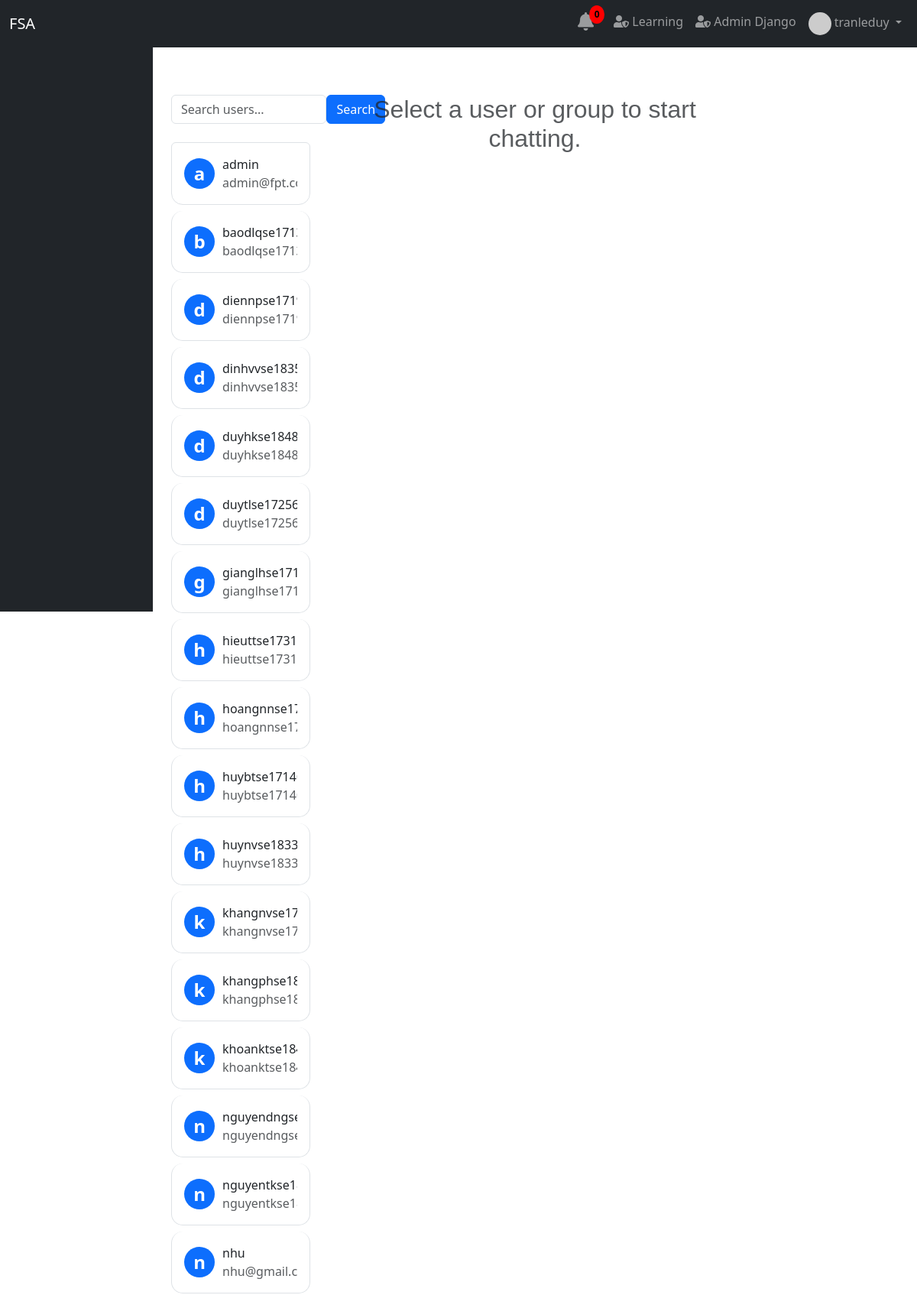
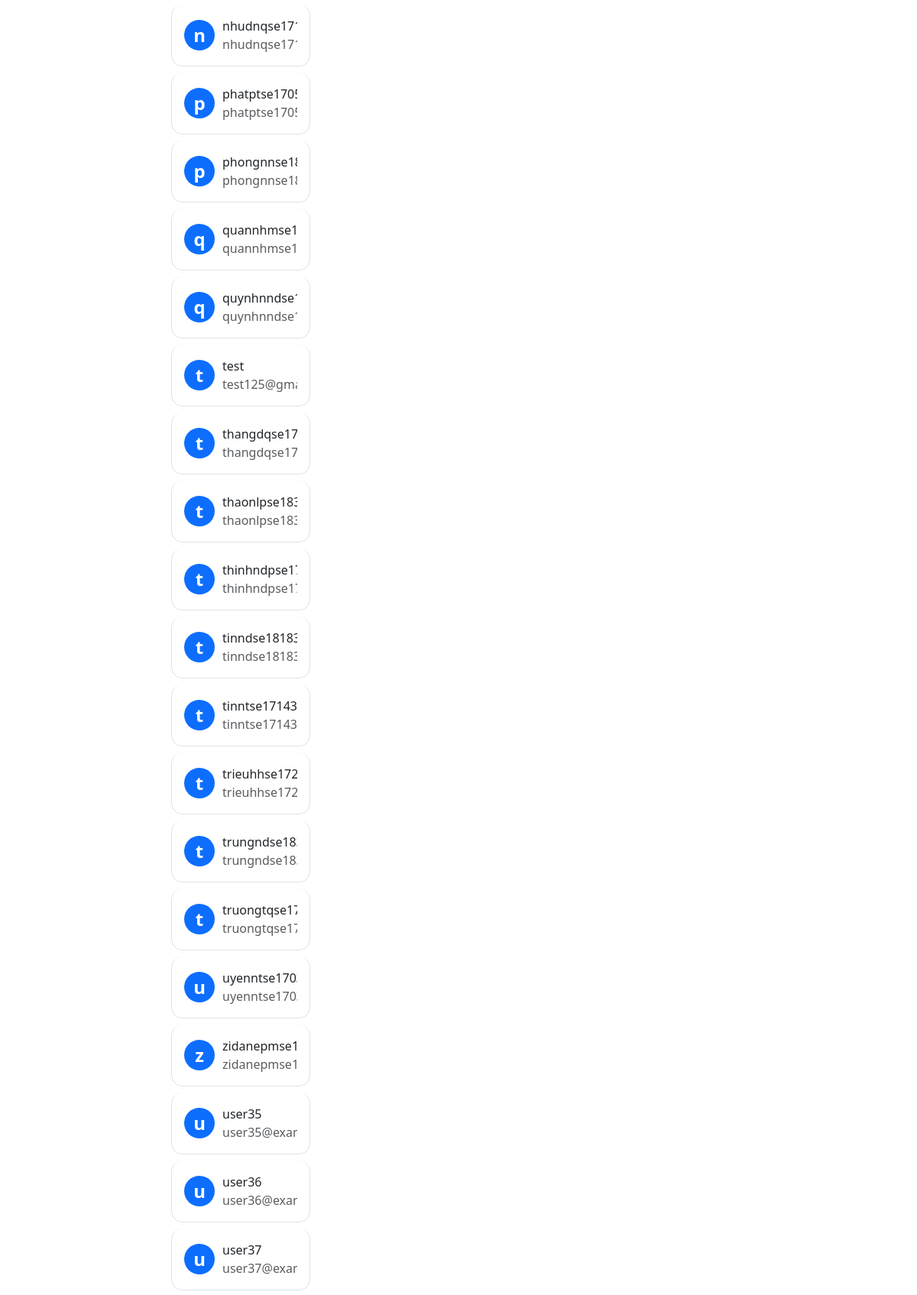
The page /chat/users/ (signed in, upper part) on the database its author committed (2 pictures, top to bottom).
### user/models.py (models this page shows)
class User(AbstractUser):
    date_joined = models.DateTimeField(auto_now_add=True)
    training_programs = models.ManyToManyField(TrainingProgram, blank=True)
    modules = models.ManyToManyField(Module, related_name='assigned_users', blank=True)
    groups = models.ManyToManyField(
        Group,
        blank=True,
        help_text='The groups this user belongs to.',
        verbose_name='groups',
        related_name='custom_user_groups',
    )
    user_permissions = models.ManyToManyField(
        Permission,
        blank=True,
        help_text='Specific permissions for this user.',
        verbose_name='user permissions',
        related_name='custom_user_permissions',
    )

### chat/views.py (the view, shortened to what this page needs)
# urls.py: path('users/', views.chat_view, name='user_list'),  # User list view
def chat_view(request, username=None, group_id=None):
    current_user = request.user  # Get the current logged-in user
    search_query = request.GET.get('q', '').strip()
    if search_query:
        users = User.objects.filter(
            Q(username__icontains=search_query) |
            Q(email__icontains=search_query) |
            Q(first_name__icontains=search_query)| # Assuming full_name exists
            Q(last_name__icontains=search_query)
        ).exclude(id=current_user.id)
    else:
        users = User.objects.exclude(id=current_user.id)
    if search_query:
        group_chats = GroupChat.objects.filter(
            Q(name__icontains=search_query) &
            (Q(created_by=current_user) | Q(members=current_user))
        ).distinct()
    else:
        group_chats = GroupChat.objects.filter(
            Q(created_by=current_user) | Q(members=current_user)
        ).distinct()
    if group_id:
        group = get_object_or_404(GroupChat, id=group_id)
        if current_user not in group.members.all() and group.created_by != current_user:
            return redirect('some_error_page')  # Unauthorized access
        messages = Chat.objects.filter(group=group).order_by('timestamp')
        if request.method == "POST":
            message_text = request.POST.get('message', '').strip()
            if message_text:
                Chat.objects.create(sender=current_user, group=group, message=message_text)
                return redirect('chat:chat_view', group_id=group.id)
        context = {
            'group': group,
            'messages': messages,
            'users': users,
            'group_chats': group_chats,
            'user': current_user  # Pass the current logged-in user
        }
    else:
        context = {
            'users': users,
            'group_chats': group_chats,
            'user': current_user
        }
    return render(request, 'chat/chat_view.html', context)

### chat/templates/chat/chat_view.html (shortened to what this page needs)
{% extends 'base.html' %}
{% block content %}
<div class="container mt-5">
    <div class="row">
        <div class="col-md-3">
            <div class="user-list-container">
                <div class="search-bar mb-4">
                    <form method="GET" action="{% url 'chat:user_list' %}" class="d-flex justify-content-center">
                        <input type="text" name="q" class="form-control w-75" placeholder="Search users..." value="{{ search_query }}">
                        <button type="submit" class="btn btn-primary ml-2">Search</button>
                    </form>
                </div>
                <div class="user-list mb-5">
                    <ul class="list-group">
                        {% for user in users %}
                            <li class="list-group-item d-flex align-items-center justify-content-between py-3">
                                <div class="user-info d-flex align-items-center">
                                    <div class="user-avatar bg-primary text-white rounded-circle d-flex align-items-center justify-content-center mr-3">
                                        {{ user.username|slice:":1" }}
                                    </div>
                                    <div>
                                        <a href="{% url 'chat:chat_view' username=user.username %}" class="text-dark font-weight-bold">
                                            {{ user.username }}
                                        </a>
                                        <div class="text-muted">{{ user.email }}</div>
                                    </div>
                                </div>
                            </li>
                        {% empty %}
                            <li class="list-group-item text-center text-muted">No users found matching your search.</li>
                        {% endfor %}
                    </ul>
                </div>
            </div>
        </div>
        <div class="col-md-6">
            <div class="chat-box-container">
                {% if group %}
                    <h1 class="text-center">{{ group.name }}</h1>
                    <div class="mt-4">
                        <div class="chat-box">
                            <ul class="list-group mb-4">
                                {% for message in messages %}
                                    <li class="list-group-item {% if message.sender == user %}sent{% else %}received{% endif %}">
                                        <div class="message-content">
                                            <strong>{{ message.sender.username }}:</strong>
                                            <p class="message-text">{{ message.message }}</p>
                                            <small class="text-muted">({{ message.timestamp|date:"M d, Y h:i A" }})</small>
                                            {% if message.sender == user %}
                                                <div class="message-actions mt-2">
                                                    <a href="{% url 'chat:edit_message' message.id %}" class="btn btn-warning btn-sm">Edit</a>
                                                    <form method="POST" action="{% url 'chat:delete_message' message.id %}" style="display:inline;">
                                                        {% csrf_token %}
                                                        <button type="submit" class="btn btn-danger btn-sm">Delete</button>
                                                    </form>
                                                </div>
                                            {% endif %}
                                        </div>
                                    </li>
                                {% empty %}
                                    <li class="list-group-item no-messages">No messages yet. Start the conversation!</li>
                                {% endfor %}
                            </ul>
                        </div>
                    </div>
                    <form method="POST" class="mb-4" id="messageForm">
                        {% csrf_token %}
                        <div class="form-group">
                            <textarea id="messageInput" name="message" rows="3" class="form-control message-input" placeholder="Type your message..." required></textarea>
                        </div>
                        <div class="text-center">
                            <button type="submit" class="btn btn-primary send-btn">Send Message</button>
                        </div>
                    </form>
                {% else %}
                    <div class="ml-4">
                        <h2 class="text-center text-muted">Select a user or group to start chatting.</h2>
                    </div>
                {% endif %}
            </div>
        </div>
    </div>
</div>
{% endblock %}

### main/templates/admin_sidebar.html (shortened to what this page needs)
<!DOCTYPE html>
<html lang="en">
<head>
    <link href="https://cdn.jsdelivr.net/npm/bootstrap@5.3.0-alpha1/dist/css/bootstrap.min.css" rel="stylesheet">
    <link rel="stylesheet" href="https://cdnjs.cloudflare.com/ajax/libs/font-awesome/5.15.4/css/all.min.css">
</head>
<body>
    <nav class="navbar navbar-expand-lg navbar-dark bg-dark fixed-top">
        <div class="container-fluid">
            <a class="navbar-brand" href="{% url 'main:home' %}">FSA</a>
            <div class="collapse navbar-collapse" id="navbarNav">
                <ul class="navbar-nav ms-auto">
                    {% if request.user.is_authenticated %}
                        {% include 'notification_bell.html' %}
                        <li class="nav-item">
                            <a class="nav-link" href="{% url 'student_portal:course_list' %}">
                                <i class="fas fa-user-shield"></i> Learning
                            </a>
                        </li>
                        <li class="nav-item">
                            <a class="nav-link" href="{% url 'admin:index' %}" target="_blank">
                                <i class="fas fa-user-shield"></i> Admin Django
                            </a>
                        </li>
                        <li class="nav-item dropdown">
                            <a class="nav-link dropdown-toggle" href="#" id="userDropdown" role="button" data-bs-toggle="dropdown" aria-expanded="false">
                                {% if request.user.profile.profile_picture_url %}
                                    <img src="{{ request.user.profile.profile_picture_url }}" alt="Profile Picture" class="rounded-circle" width="30" height="30">
                                {% endif %}
                                {{ request.user.get_full_name|default:request.user.username }}
                            </a>
                        </li>
                    {% else %}
                        <li class="nav-item"><a class="nav-link" href="{% url 'main:register_email' %}">Register</a></li>
                        <li class="nav-item"><a class="nav-link" href="{% url 'main:login' %}">Login</a></li>
                    {% endif %}
                </ul>
            </div>
        </div>
    </nav>
    <div class="container-fluid">
        <div class="row">
            <nav id="sidebar" class="col-md-3 col-lg-2 bg-dark pt-3 vh-100 d-flex flex-column position-fixed" style="height: 100vh; overflow-y: auto;">
            </nav>
        </div>
    </div>
</body>
</html>

### chat/templates/chat/chat_view.html (style rules this page uses)
.container { max-width: 1200px; margin: 0 auto; }
.d-flex { display: flex; }
.user-list-container { flex: 1; padding-right: 20px; width: 300px; margin-right: 20px; }
.chat-box-container { flex: 2; }
h1, h2, h3 { color: #4b4b4b; font-family: 'Arial', sans-serif; margin-bottom: 20px; }
.list-group-item { display: flex; align-items: flex-start; padding: 12px; margin-bottom: 8px; border-radius: 15px; max-width: 65%; background-color: #f0f0f0; border: none; border-bottom: 1px solid #e9ecef; }
.user-info { max-width: 100%; overflow: hidden; white-space: nowrap; text-overflow: ellipsis; }
.search-bar { display: flex; justify-content: center; }
.form-control { border-radius: 30px; padding: 10px 20px; max-width: 100%; overflow: hidden; box-sizing: border-box; }
.btn-primary { border-radius: 30px; padding: 10px 20px; }
.user-avatar { width: 40px; height: 40px; font-size: 1.5rem; font-weight: bold; background-color: #007bff; color: white; border-radius: 50%; display: flex; align-items: center; justify-content: center; margin-right: 10px; flex-shrink: 0; }
a.text-dark { text-decoration: none; }

### rows shown on the page
User: user.get_full_name "tranleduy"
User: username "a", username "admin", email "admin@fpt…"
User: username "b", username "baodlqse1…", email "baodlqse1…"
User: username "d", username "diennpse1…", email "diennpse1…"
User: username "d", username "dinhvvse18…", email "dinhvvse18…"
User: username "d", username "duyhkse18…", email "duyhkse18…"
User: username "d", username "duytlse172…", email "duytlse172…"
User: username "g", username "gianglhse1…", email "gianglhse1…"
User: username "h", username "hieuttse17…", email "hieuttse17…"
User: username "h", username "hoangnnse…", email "hoangnnse…"
User: username "h", username "huybtse17…", email "huybtse17…"
User: username "h", username "huynvse18…", email "huynvse18…"
User: username "k", username "khangnvse…", email "khangnvse…"
User: username "k", username "khangphse…", email "khangphse…"
User: username "k", username "khoanktse…", email "khoanktse…"
User: username "n", username "nguyendn…", email "nguyendn…"
User: username "n", username "nguyentks…", email "nguyentks…"
User: username "n", username "nhu", email "nhu@gmai…"
User: username "n", username "nhudnqse1…", email "nhudnqse1…"
User: username "p", username "phatptse17…", email "phatptse17…"
User: username "p", username "phongnns…", email "phongnns…"
User: username "q", username "quannhms…", email "quannhms…"
User: username "q", username "quynhnnds…", email "quynhnnds…"
User: username "t", username "test", email "test125@g…"
User: username "t", username "thangdqse…", email "thangdqse…"
User: username "t", username "thaonlpse1…", email "thaonlpse1…"
User: username "t", username "thinhndps…", email "thinhndps…"
User: username "t", username "tinndse181…", email "tinndse181…"
User: username "t", username "tinntse171…", email "tinntse171…"
User: username "t", username "trieuhhse1…", email "trieuhhse1…"
User: username "t", username "trungndse…", email "trungndse…"
User: username "t", username "truongtqse…", email "truongtqse…"
User: username "u", username "uyenntse1…", email "uyenntse1…"
User: username "z", username "zidanepms…", email "zidanepms…"
User: username "u", username "user35", email "user35@ex…"
User: username "u", username "user36", email "user36@ex…"
User: username "u", username "user37", email "user37@ex…"
